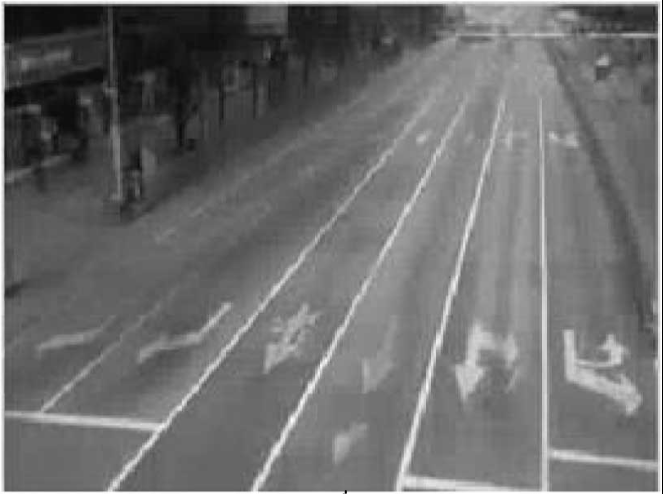
%> input picture week_2/traffic1.bmp, 663 x 494 px
$ octave Practical02Ex04.m   (GNU Octave 9; MATLAB toolbox functions it lacks are replaced by stand-ins)
%> lines starting %> are read from the running program, lines starting %| are printed output that depends on the picture
clear all;
close all;
clc;

L = imread("traffic1.bmp"); %Load image
%> L is the input picture: size 494x663 uint8; min 0, max 255, mean 110.1
L2 = imread("traffic2.bmp"); %Load image
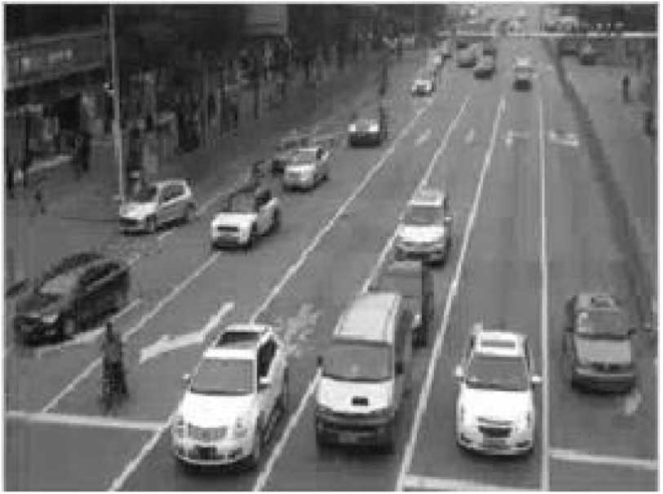
%> input picture week_2/traffic2.bmp, 663 x 494 px
%> L2 is the input picture: size 494x663 uint8; min 9, max 255, mean 111.8

C = uint8(abs(double(L2)-double(L))); %Make sure abs so no negative values are washed away
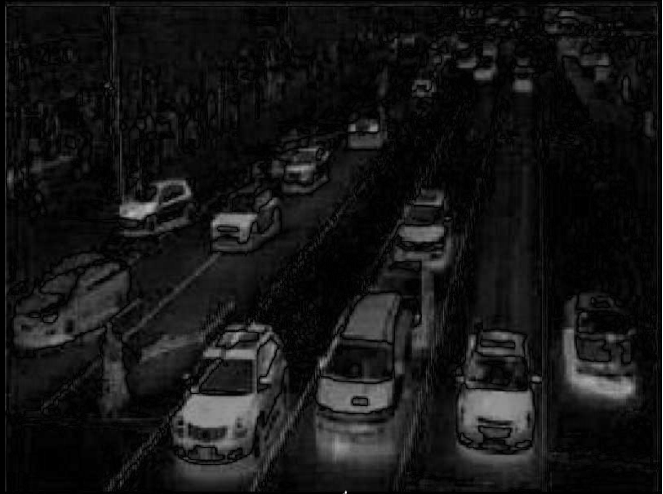
%> C: size 494x663 uint8; min 0, max 255, mean 21.7
imshow([L, L2, C]);
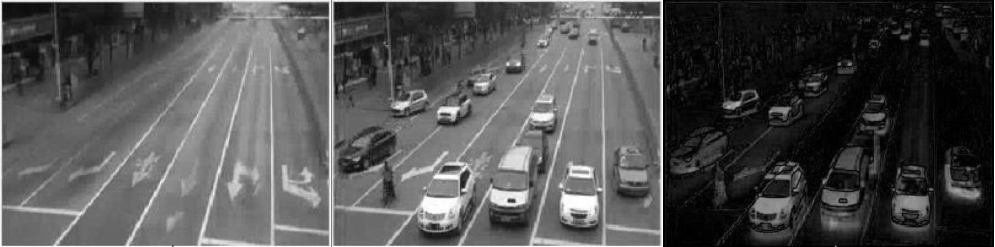
%> displayed picture: size 494x1989, on the screen's scale of 0 to 255 (shown at 1/2 size); min 0, max 255, mean 81.2
